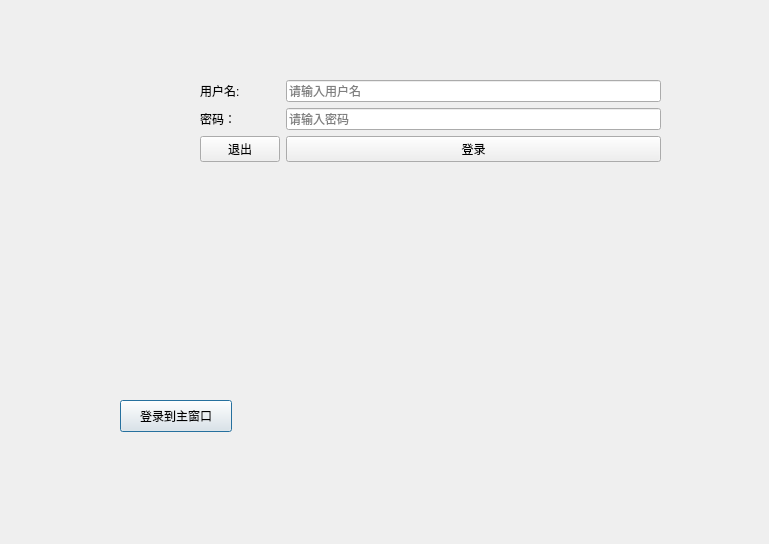
<?xml version="1.0" encoding="UTF-8"?>
<ui version="4.0">
 <class>Dialog</class>
 <widget class="QDialog" name="Dialog">
  <property name="geometry">
   <rect>
    <x>0</x>
    <y>0</y>
    <width>769</width>
    <height>544</height>
   </rect>
  </property>
  <property name="windowTitle">
   <string>Dialog</string>
  </property>
  <widget class="QPushButton" name="pushButton">
   <property name="geometry">
    <rect>
     <x>120</x>
     <y>400</y>
     <width>112</width>
     <height>32</height>
    </rect>
   </property>
   <property name="text">
    <string>登录到主窗口</string>
   </property>
  </widget>
  <widget class="QWidget" name="formLayoutWidget">
   <property name="geometry">
    <rect>
     <x>200</x>
     <y>80</y>
     <width>461</width>
     <height>171</height>
    </rect>
   </property>
   <layout class="QFormLayout" name="formLayout">
    <item row="0" column="1">
     <widget class="QLineEdit" name="userLineEdit">
      <property name="echoMode">
       <enum>QLineEdit::Normal</enum>
      </property>
      <property name="placeholderText">
       <string>请输入用户名</string>
      </property>
     </widget>
    </item>
    <item row="1" column="0">
     <widget class="QLabel" name="label_2">
      <property name="text">
       <string>密码：</string>
      </property>
     </widget>
    </item>
    <item row="1" column="1">
     <widget class="QLineEdit" name="pwdLineEdit">
      <property name="echoMode">
       <enum>QLineEdit::Password</enum>
      </property>
      <property name="placeholderText">
       <string>请输入密码</string>
      </property>
     </widget>
    </item>
    <item row="2" column="0">
     <widget class="QPushButton" name="exitBtn">
      <property name="text">
       <string>退出</string>
      </property>
     </widget>
    </item>
    <item row="2" column="1">
     <widget class="QPushButton" name="loginBtn">
      <property name="sizePolicy">
       <sizepolicy hsizetype="Minimum" vsizetype="Fixed">
        <horstretch>26</horstretch>
        <verstretch>0</verstretch>
       </sizepolicy>
      </property>
      <property name="minimumSize">
       <size>
        <width>336</width>
        <height>0</height>
       </size>
      </property>
      <property name="text">
       <string>登录</string>
      </property>
     </widget>
    </item>
    <item row="0" column="0">
     <widget class="QLabel" name="label">
      <property name="text">
       <string>用户名:</string>
      </property>
     </widget>
    </item>
   </layout>
  </widget>
 </widget>
 <resources/>
 <connections>
  <connection>
   <sender>pushButton</sender>
   <signal>clicked()</signal>
   <receiver>Dialog</receiver>
   <slot>accept()</slot>
   <hints>
    <hint type="sourcelabel">
     <x>173</x>
     <y>122</y>
    </hint>
    <hint type="destinationlabel">
     <x>213</x>
     <y>36</y>
    </hint>
   </hints>
  </connection>
  <connection>
   <sender>exitBtn</sender>
   <signal>clicked()</signal>
   <receiver>Dialog</receiver>
   <slot>close()</slot>
   <hints>
    <hint type="sourcelabel">
     <x>415</x>
     <y>235</y>
    </hint>
    <hint type="destinationlabel">
     <x>384</x>
     <y>271</y>
    </hint>
   </hints>
  </connection>
 </connections>
</ui>
